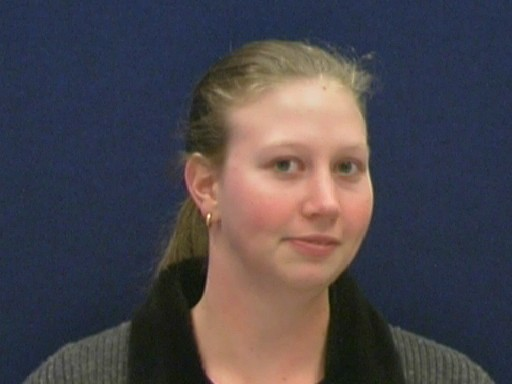
#> input picture td2/code/data/10faces/0/04.jpg, 512 x 384 px, given in place of the camera
$ python helper_online_ssl.py
#> lines starting #> are read from the running program, lines starting #| are printed output that depends on the picture
import cv2 as cv
import os
import numpy as np


face_haar_cascade = cv.CascadeClassifier("data/haarcascade_frontalface_default.xml")
eye_haar_cascade = cv.CascadeClassifier("data/haarcascade_eye.xml")


def create_user_profile(user_name, faces_path="data/"):
    """
    Uses the camera to collect data.
    :param user_name: name that identifies the person/face
    :param faces_path: where to store the images
    """
#> called with user_name = 'gabrielle', faces_path = 'data/'
    ## Find the "faces" directory
    # assert ("faces" in os.listdir(faces_path)), "Error : 'faces' folder not found"
    ## Check if profile exists. If not, create it.
    faces_path = os.path.join(faces_path, "faces")
    profile_path = os.path.join(faces_path, user_name)
    image_count = 0
    if not os.path.exists(profile_path):
        os.makedirs(profile_path)
        print("New profile created at path", profile_path)
    else:
        image_count = len(os.listdir(profile_path))
        print("Profile found with", image_count, "images.")
        ## Launch video capture
    cam = cv.VideoCapture(0)
    while True:
        ret_val, img = cam.read()
#> img is the input picture: shape (384, 512, 3); mean B, G, R 76.3, 69.8, 74.5
        grey_image = cv.cvtColor(img, cv.COLOR_BGR2GRAY)
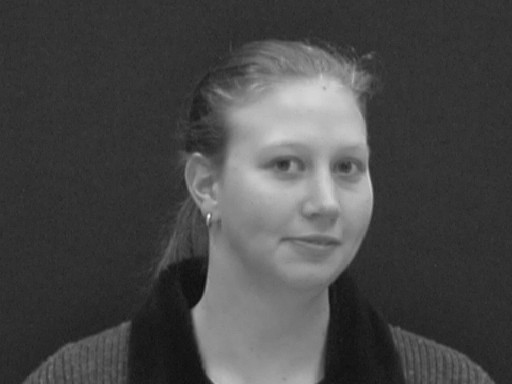
#> grey_image: shape (384, 512); min 12, max 237, mean 71.9
        working_image = cv.bilateralFilter(grey_image, 9, 75, 75)
        working_image = cv.equalizeHist(working_image)
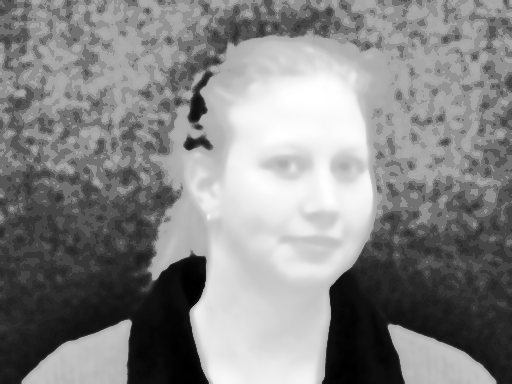
#> working_image: shape (384, 512); min 0, max 255, mean 133.5
        working_image = cv.GaussianBlur(working_image, (5, 5), 0)
        box = face_haar_cascade.detectMultiScale(working_image)
#> box = [[221, 96, 182, 182]]
        if len(box) > 0:
            box_surface = box[:, 2] * box[:, 3]
#> box_surface = [33124]
            index = box_surface.argmax()
#> index = 0
            b0 = box[index]
#> b0 = [221, 96, 182, 182]
            cv.rectangle(img, tuple([b0[0] - 4, b0[1] - 4]), tuple([b0[0] + b0[2] + 4, b0[1] + b0[3] + 4]), (0, 255, 0),
                         2)
        cv.putText(img, "[s]ave file, [e]xit", (5, 25), cv.FONT_HERSHEY_COMPLEX_SMALL, 1, (255, 0, 0))
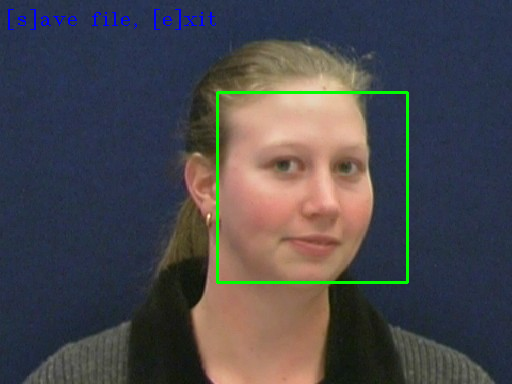
#> img: shape (384, 512, 3); mean B, G, R 75.9, 71.5, 73.1
        cv.imshow("cam", img)
        key = cv.waitKey(1)
#> (key Esc is pressed here)
        if key in [27, 101]: break  # esc or e to quit
        if key == ord('s'):
            ## Save face
            if len(box) > 0:
                x, y = b0[0], b0[1]
                x_range, y_range = b0[2], b0[3]
                image_count = image_count + 1
                image_name = os.path.join(profile_path, "img_" + str(image_count) + ".bmp")
                img_to_save = img[y:(y + y_range), x:(x + x_range)]
                cv.imwrite(image_name, img_to_save)
                print("Image", image_count, "saved at", image_name)
    cv.destroyAllWindows()
    return


# [48 lines left out: functions load_profile, preprocess_face, not called in this run]

create_user_profile("gabrielle")

$ run again, on td2/code/data/10faces/0/05.jpg
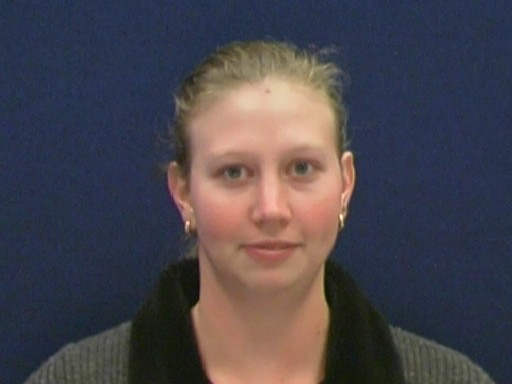
#> input picture td2/code/data/10faces/0/05.jpg, 512 x 384 px, given in place of the camera
#> in create_user_profile, img is the input picture: shape (384, 512, 3); mean B, G, R 76.7, 68.9, 72.9
#> in create_user_profile, `working_image = cv.equalizeHist(working_image)`:
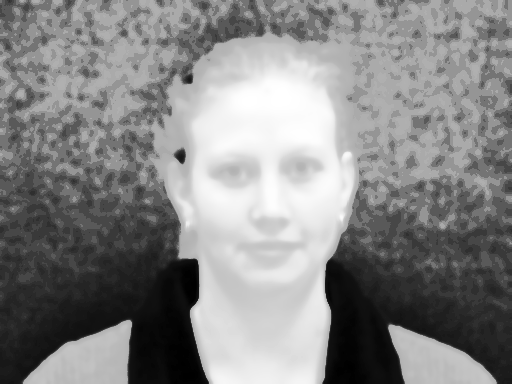
#> working_image: shape (384, 512); min 0, max 255, mean 133.6
#> box = [[174, 98, 186, 186]]
#> box_surface = [34596]
#> index = 0
#> b0 = [174, 98, 186, 186]
#> in create_user_profile, `cv.putText(img, "[s]ave file, [e]xit", (5, 25), cv.FONT_HERSHEY_COMPLE..`:
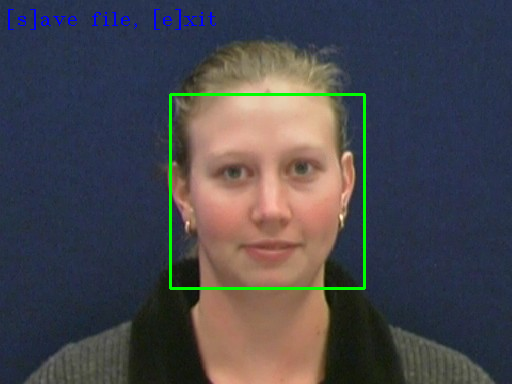
#> img: shape (384, 512, 3); mean B, G, R 76.3, 70.8, 71.7

$ run again, on td2/code/data/10faces/0/06.jpg
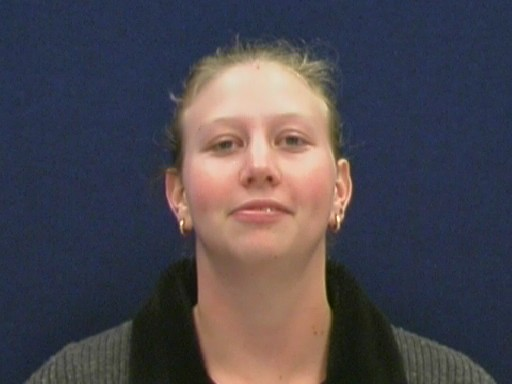
#> input picture td2/code/data/10faces/0/06.jpg, 512 x 384 px, given in place of the camera
#> in create_user_profile, img is the input picture: shape (384, 512, 3); mean B, G, R 79, 71, 75.3
#> in create_user_profile, `working_image = cv.equalizeHist(working_image)`:
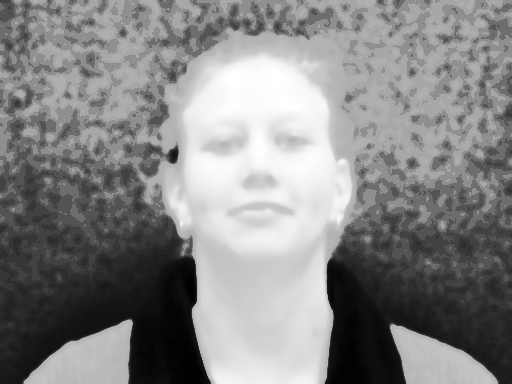
#> working_image: shape (384, 512); min 0, max 255, mean 133.8
#> box = [[165, 63, 191, 191]]
#> box_surface = [36481]
#> index = 0
#> b0 = [165, 63, 191, 191]
#> in create_user_profile, `cv.putText(img, "[s]ave file, [e]xit", (5, 25), cv.FONT_HERSHEY_COMPLE..`:
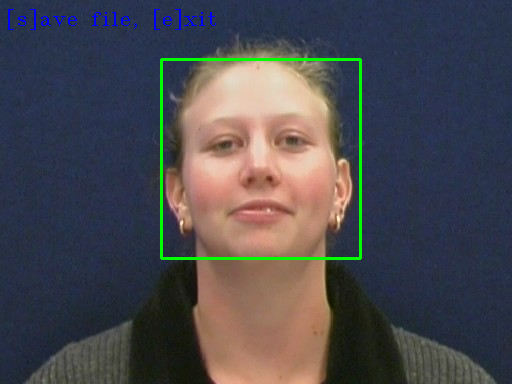
#> img: shape (384, 512, 3); mean B, G, R 78.6, 73, 74.3
